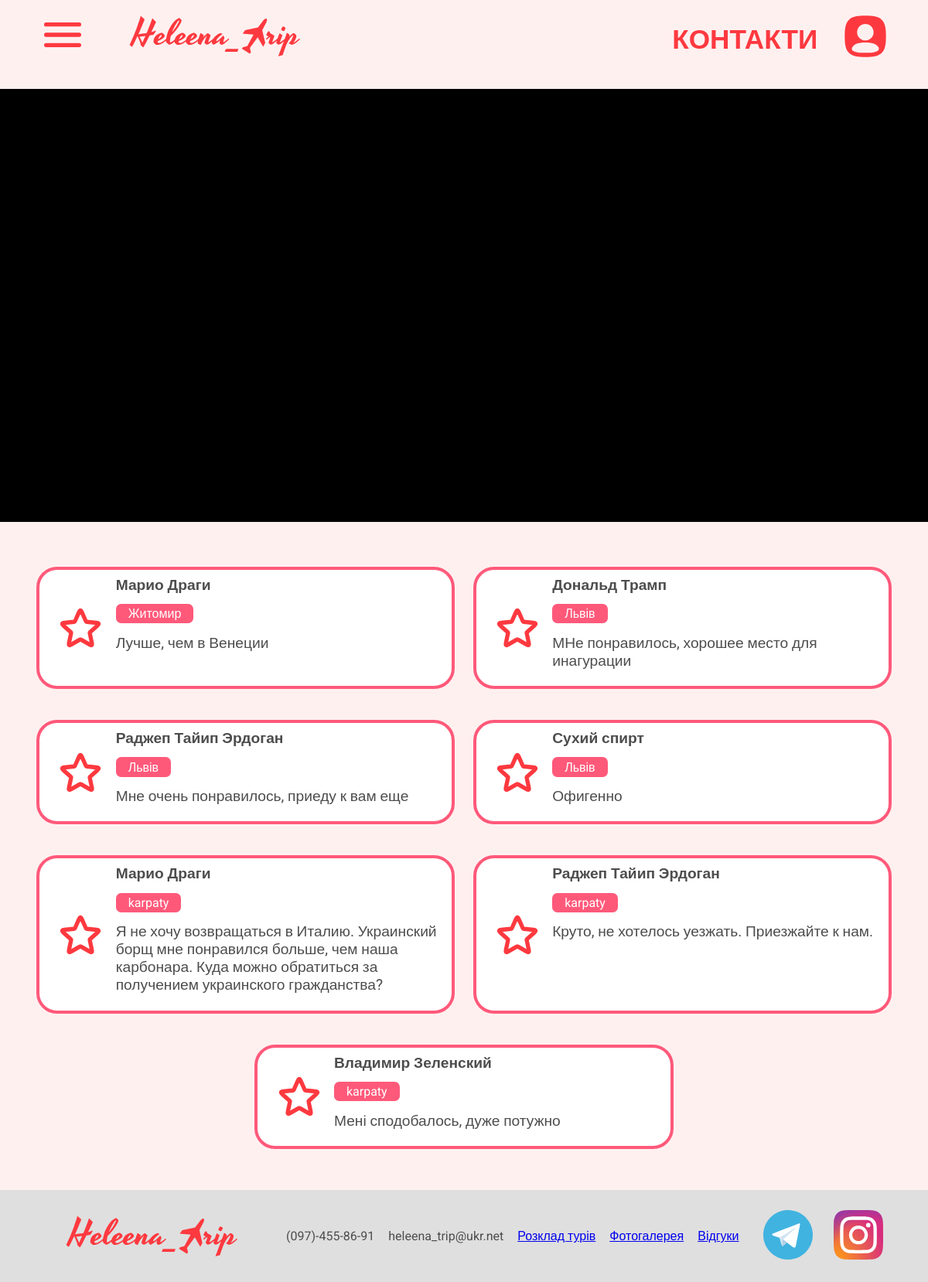
The app's page /all_reviews with its own data.
### trip/models.py (models this page shows, shortened)
class Review(models.Model):
    name = models.CharField(null=True, max_length=50, verbose_name="Ім'я, Прізвище")
    review = models.TextField(null=True, max_length=1000, verbose_name="Зміст відгуку")
    date = models.DateTimeField(null=True, auto_now_add=True)
    tour = models.ForeignKey('Tour', on_delete=models.CASCADE, null=True, verbose_name="Поїздка, про яку ви хочете залишити відгук")
    class Meta:
        ordering = ['-date']

class Tour(models.Model):
    title = models.CharField(null=True, max_length=50, verbose_name="Коротка назва")
    title1 = models.CharField(null=True, max_length=50, verbose_name="Назва 1 строка")
    dateStart = models.DateField(null=True, verbose_name="Дата початку туру")
    dateEnd = models.DateField(null=True, blank=True, verbose_name="Дата закінчення туру")
    seats = models.DecimalField(null=True, default=0, max_digits=9, decimal_places=0, verbose_name="Кількість місць")
    description = models.TextField(max_length=1000, verbose_name="Опис для 2 секції")
    faq = models.ForeignKey('Faq', on_delete=models.PROTECT, null=True, blank=True, verbose_name="Часті питання")
    descriptionPdf = models.FileField(null=True, blank=True, upload_to="pdfs/", verbose_name="Опис у форматі PDF")
    currency = models.ForeignKey('Currency', on_delete=models.PROTECT, null=True, blank=True, verbose_name="Валюта")
    priceAdult = models.CharField(null=True, blank=True, max_length=15, verbose_name="Ціна для дорослих")
    priceChild = models.CharField(null=True, blank=True, max_length=15, verbose_name="Ціна для дітей")
    pricePensioner = models.CharField(null=True, blank=True, max_length=15, verbose_name="Ціна для пільговиків")
    dateBeforeAdult = models.DateField(null=True, blank=True, verbose_name="Дата, до якої діє скидка дорослим")
    dateBeforeChild = models.DateField(null=True, blank=True, verbose_name="Дата, до якої діє скидка дітям")
    priceAdultBefore = models.CharField(null=True, blank=True, max_length=15, verbose_name="Ціна для дорослих зі скидкою")
    priceChildBefore = models.CharField(null=True, blank=True, max_length=15, verbose_name="Ціна для дітей зі скидкою")
    isActive = models.BooleanField(null=True, default=True, verbose_name="Діючий тур")
    isOutside = models.BooleanField(null=True,default=True, verbose_name="Закордонний тур")
    isOneDay = models.BooleanField(null=True,default=False, verbose_name="Поїздка вихідного дня")
    isPartner = models.BooleanField(null=True,default=False, verbose_name="Поїздка від партнерів")
    background1 = models.ImageField(null=True, upload_to="photos/", verbose_name="Фон банера")
    background2 = models.ImageField(null=True, upload_to="photos/", verbose_name="Фон вартості")
    background3 = models.ImageField(null=True, upload_to="photos/", verbose_name="Фон інших турів")
    class Meta:
        ordering = [
            Case(
                When(dateStart=None, then=Value(1)),
                When(dateStart__lt=date.today(), then=Value(2)),
                default=Value(0),
                output_field=models.IntegerField()
            ),
            'dateStart',
        ]

### trip/views.py (the view)
# urls.py: path('all_reviews', all_reviews, name='all_reviews'),
def all_reviews(request):
    pagetitle = settings.titleReviews
    reviews = Review.objects.all()
    return render(request, 'trip/all_reviews.html', {'reviews': reviews, 'pagetitle': pagetitle})

### trip/context_processors.py (called while the page is built)
def global_contacts(request):
    try:
        contacts = MyContacts.objects.first()
    except MyContacts.DoesNotExist:
        contacts = None
    return {'contacts': contacts}

### trip/templates/trip/all_reviews.html (shortened to what this page needs)
{% extends 'base.html' %}
{% load static %}
{% block main %}
    <div>
        <div class="slideshow">
        </div>
        <br><br>
        <section class="section">
            {% for review in reviews %}
                <div class="review">
                    <div class="review__left">
                        <img src={% static "icons/star2.svg" %} alt="Відгук">
                    </div>
                    <div class="review__right">
                        <h3>{{review.name}} </h3>
                        <div><a href="{% url 'tour' review.tour.pk %}">{{review.tour.title}}</a></div>
                        <p>{{review.review|safe}}</p>
                    </div>
                </div>
            {% endfor %}
        </section>
    </div>
{% endblock %}

### helentrip/static/css/style.css (style rules this page uses)
* { margin:0;padding:0;box-sizing:border-box;font-family:"Roboto", sans-serif }
body { color:#4d4d4d;margin:0;background-color:#fff0f0 }
h3 { margin-bottom:10pt }
p { margin-top:10pt;margin-bottom:10pt }
.section { position:relative;margin-bottom:10pt;display:flex;justify-content:center;align-items:stretch;flex-wrap:wrap;padding:0 3%;gap:3% }
@media (max-width: 1200px) { .section { padding:0 2%;gap:2% } }
.review { width:47%;margin-bottom:30pt;padding:.5rem;border-radius:20pt;background-color:#fff;border:3pt solid #ff597a;position:relative;display:flex;justify-content:flex-start }
.review a { text-decoration:none;color:#fff }
.review h3 { font-size:1.4rem }
@media (max-width: 1200px) { .review h3 { font-size:1.2rem } }
.review__left { display:flex;justify-content:flex-start;align-items:center;width:fit-content }
.review__left img { height:60pt;margin:20pt }
@media (max-width: 1200px) { .review__left img { height:48pt;margin:10pt } }
.review__right { display:block }
.review__right div { width:fit-content;padding:.2rem 1rem;border-radius:5pt;color:#fff;background-color:#ff597a }
.review__right p { font-size:1.2rem }
.slideshow { width:100%;height:70vh;position:relative;overflow:hidden;background:#000;margin:20px 0 }
body { -webkit-text-size-adjust:100%;-webkit-tap-highlight-color:transparent }

### records on screen
Review: name "Марио Драги", tour "Житомир", review "Лучше, чем в Венеции"
Review: name "Дональд Трамп", tour "Львів", review "МНе понравилось, хорошее место для инагурации"
Review: name "Раджеп Тайип Эрдоган", tour "Львів", review "Мне очень понравилось, приеду к вам еще"
Review: name "Сухий спирт", tour "Львів", review "Офигенно"
Review: name "Марио Драги", tour "karpaty", review "Я не хочу возвращаться в Италию. Украинский борщ мне понравился больше, чем наша карбонара. Куда можно обратиться за получением украинского гражданства?"
Review: name "Раджеп Тайип Эрдоган", tour "karpaty", review "Круто, не хотелось уезжать. Приезжайте к нам."
Review: name "Владимир Зеленский", tour "karpaty", review "Мені сподобалось, дуже потужно"
